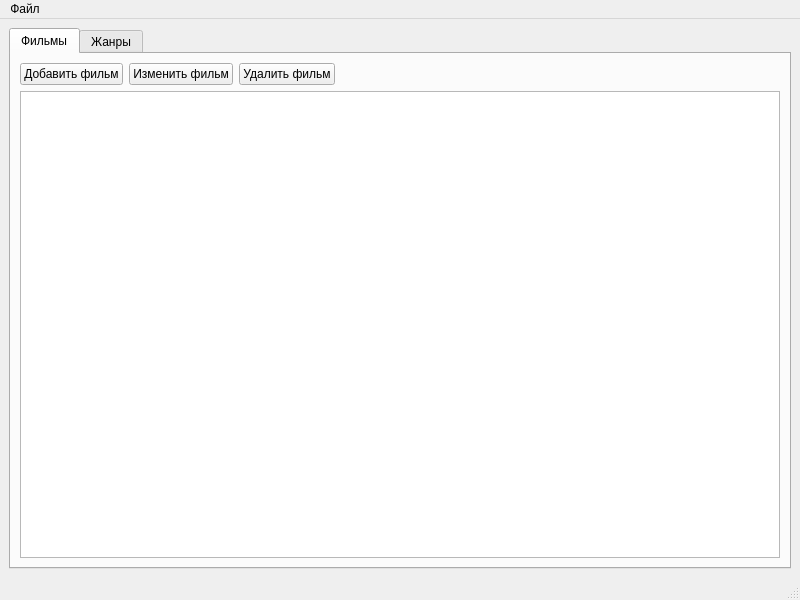
<?xml version="1.0" encoding="UTF-8"?>
<ui version="4.0">
 <class>MainWindow</class>
 <widget class="QMainWindow" name="MainWindow">
  <property name="geometry">
   <rect>
    <x>0</x>
    <y>0</y>
    <width>800</width>
    <height>600</height>
   </rect>
  </property>
  <property name="windowTitle">
   <string>Фильмотека</string>
  </property>
  <widget class="QWidget" name="centralwidget">
   <layout class="QVBoxLayout" name="verticalLayout">
    <item>
     <widget class="QTabWidget" name="tabWidget">
      <property name="currentIndex">
       <number>0</number>
      </property>
      <widget class="QWidget" name="filmsTab">
       <attribute name="title">
        <string>Фильмы</string>
       </attribute>
       <layout class="QVBoxLayout" name="verticalLayout_2">
        <item>
         <layout class="QHBoxLayout" name="horizontalLayout_2">
          <item>
           <widget class="QPushButton" name="addFilmButton">
            <property name="text">
             <string>Добавить фильм</string>
            </property>
           </widget>
          </item>
          <item>
           <widget class="QPushButton" name="editFilmButton">
            <property name="text">
             <string>Изменить фильм</string>
            </property>
           </widget>
          </item>
          <item>
           <widget class="QPushButton" name="deleteFilmButton">
            <property name="text">
             <string>Удалить фильм</string>
            </property>
           </widget>
          </item>
          <item>
           <spacer name="horizontalSpacer">
            <property name="orientation">
             <enum>Qt::Horizontal</enum>
            </property>
            <property name="sizeHint" stdset="0">
             <size>
              <width>40</width>
              <height>20</height>
             </size>
            </property>
           </spacer>
          </item>
         </layout>
        </item>
        <item>
         <widget class="QTableWidget" name="filmsTable"/>
        </item>
       </layout>
      </widget>
      <widget class="QWidget" name="genresTab">
       <attribute name="title">
        <string>Жанры</string>
       </attribute>
       <layout class="QVBoxLayout" name="verticalLayout_3">
        <item>
         <layout class="QHBoxLayout" name="horizontalLayout">
          <item>
           <widget class="QPushButton" name="addGenreButton">
            <property name="text">
             <string>Добавить жанр</string>
            </property>
           </widget>
          </item>
          <item>
           <widget class="QPushButton" name="editGenreButton">
            <property name="text">
             <string>Редактировать жанр</string>
            </property>
           </widget>
          </item>
          <item>
           <widget class="QPushButton" name="deleteGenreButton">
            <property name="text">
             <string>Удалить жанр</string>
            </property>
           </widget>
          </item>
          <item>
           <spacer name="horizontalSpacer_2">
            <property name="orientation">
             <enum>Qt::Horizontal</enum>
            </property>
            <property name="sizeHint" stdset="0">
             <size>
              <width>40</width>
              <height>20</height>
             </size>
            </property>
           </spacer>
          </item>
         </layout>
        </item>
        <item>
         <widget class="QTableWidget" name="genresTable"/>
        </item>
       </layout>
      </widget>
     </widget>
    </item>
   </layout>
  </widget>
  <widget class="QMenuBar" name="menubar">
   <property name="geometry">
    <rect>
     <x>0</x>
     <y>0</y>
     <width>800</width>
     <height>26</height>
    </rect>
   </property>
   <widget class="QMenu" name="menu">
    <property name="title">
     <string>Файл</string>
    </property>
    <addaction name="exitAction"/>
   </widget>
   <addaction name="menu"/>
  </widget>
  <widget class="QStatusBar" name="statusbar"/>
  <action name="exitAction">
   <property name="text">
    <string>Выход</string>
   </property>
  </action>
 </widget>
 <resources/>
 <connections/>
</ui>
